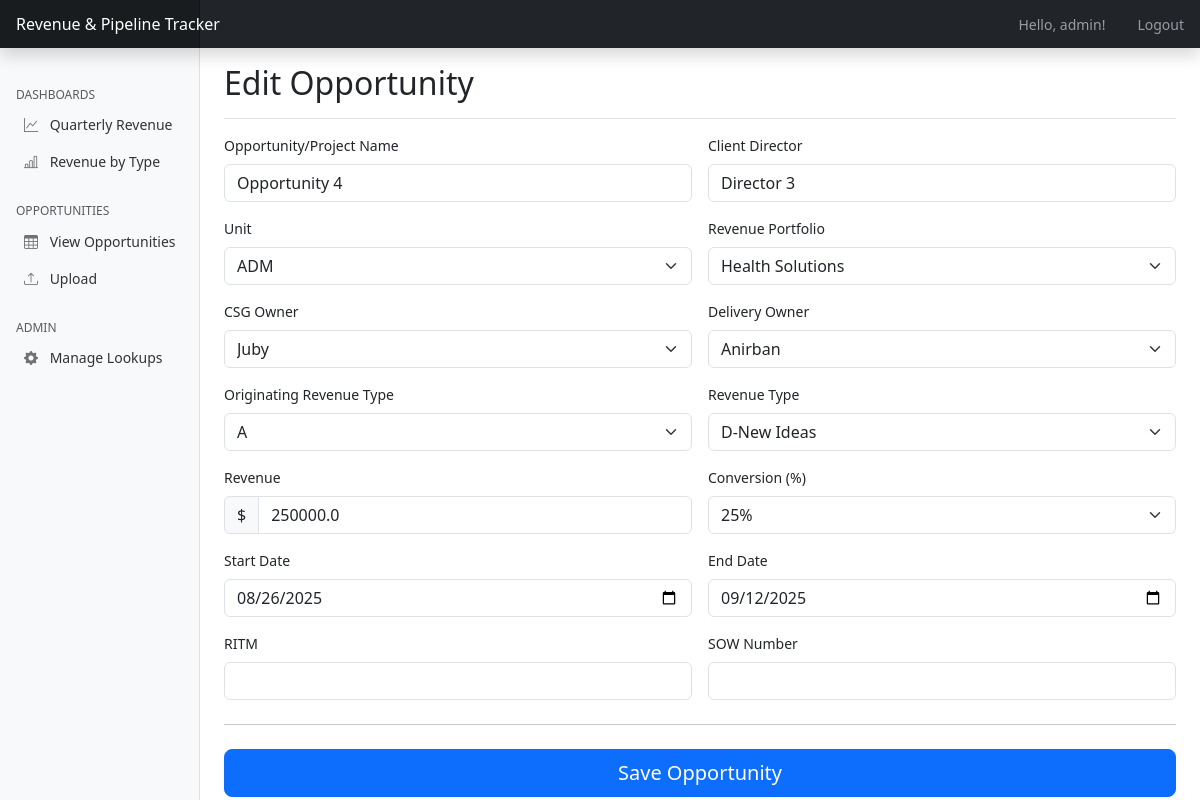
Page /edit/4 (signed in) on the committed database.
### app.py (models this page shows, shortened)
class User(UserMixin, db.Model):
    id = db.Column(db.Integer, primary_key=True)
    username = db.Column(db.String(80), unique=True, nullable=False)
    password_hash = db.Column(db.String(120), nullable=False)
    can_upload = db.Column(db.Boolean, default=False) # New field for upload permission
    is_admin = db.Column(db.Boolean, default=False) # New field for admin permission

class Opportunity(db.Model):
    id = db.Column(db.Integer, primary_key=True)
    project_name = db.Column(db.String(200), nullable=False)
    revenue_portfolio_id = db.Column(db.Integer, db.ForeignKey('revenue_portfolio.id'), nullable=False)
    unit_id = db.Column(db.Integer, db.ForeignKey('unit.id'), nullable=False)
    csg_owner_id = db.Column(db.Integer, db.ForeignKey('csg_owner.id'), nullable=False)
    delivery_owner_id = db.Column(db.Integer, db.ForeignKey('delivery_owner.id'), nullable=False)
    originating_revenue_type_id = db.Column(db.Integer, db.ForeignKey('originating_revenue_type.id'), nullable=False)
    revenue_type_id = db.Column(db.Integer, db.ForeignKey('revenue_type.id'), nullable=False)
    conversion = db.Column(db.Integer, nullable=False) # Percentage
    ritm = db.Column(db.String(100))
    sow_number = db.Column(db.String(100))
    start_date = db.Column(db.Date)
    end_date = db.Column(db.Date)
    revenue = db.Column(db.Float, nullable=False)
    client_director = db.Column(db.String(100))
    revenue_portfolio = db.relationship('RevenuePortfolio', backref=db.backref('opportunities', lazy=True))
    unit = db.relationship('Unit', backref=db.backref('opportunities', lazy=True))
    csg_owner = db.relationship('CSGOwner', backref=db.backref('opportunities', lazy=True))
    delivery_owner = db.relationship('DeliveryOwner', backref=db.backref('opportunities', lazy=True))
    originating_revenue_type = db.relationship('OriginatingRevenueType', backref=db.backref('opportunities', lazy=True))
    revenue_type = db.relationship('RevenueType', backref=db.backref('opportunities', lazy=True))

class Unit(db.Model):
    id = db.Column(db.Integer, primary_key=True)
    name = db.Column(db.String(100), unique=True, nullable=False)

class RevenuePortfolio(db.Model):
    id = db.Column(db.Integer, primary_key=True)
    name = db.Column(db.String(100), unique=True, nullable=False)

class CSGOwner(db.Model):
    id = db.Column(db.Integer, primary_key=True)
    name = db.Column(db.String(100), unique=True, nullable=False)

class DeliveryOwner(db.Model):
    id = db.Column(db.Integer, primary_key=True)
    name = db.Column(db.String(100), unique=True, nullable=False)

class OriginatingRevenueType(db.Model):
    id = db.Column(db.Integer, primary_key=True)
    name = db.Column(db.String(100), unique=True, nullable=False)

class RevenueType(db.Model):
    id = db.Column(db.Integer, primary_key=True)
    name = db.Column(db.String(100), unique=True, nullable=False)

### app.py (the view)
@app.route('/edit/<int:id>', methods=['GET', 'POST'])
@login_required
def edit_opportunity(id):
    opp_to_edit = db.get_or_404(Opportunity, id)
    if request.method == 'POST':
        _populate_opportunity_from_form(opp_to_edit, request.form)
        db.session.commit()
        return redirect(url_for('opportunities'))
    return render_template('form.html', action="Edit", opportunity=opp_to_edit)

### app.py (called while the page is built)
@login_manager.user_loader
def load_user(user_id):
    return User.query.get(int(user_id))

@app.context_processor
def inject_lookup_data():
    return {
        'all_revenue_portfolios': RevenuePortfolio.query.order_by(RevenuePortfolio.name).all(),
        'all_units': Unit.query.order_by(Unit.name).all(),
        'all_csg_owners': CSGOwner.query.order_by(CSGOwner.name).all(),
        'all_delivery_owners': DeliveryOwner.query.order_by(DeliveryOwner.name).all(),
        'all_originating_revenue_types': OriginatingRevenueType.query.order_by(OriginatingRevenueType.name).all(),
        'all_revenue_types': RevenueType.query.order_by(RevenueType.name).all(),
        'current_user': current_user # Make current_user available in all templates
    }

### templates/form.html (shortened to what this page needs)
{% extends 'base.html' %}
{% block content %}
<div class="pt-3 pb-2 mb-3 border-bottom">
    <h1 class="h2">{{ action }} Opportunity</h1>
</div>
<form method="POST">
    <div class="row g-3">
        <div class="col-md-6">
            <label for="project_name" class="form-label">Opportunity/Project Name</label>
            <input type="text" class="form-control" id="project_name" name="project_name" value="{{ opportunity.project_name if opportunity else '' }}" required>
        </div>
        <div class="col-md-6">
            <label for="client_director" class="form-label">Client Director</label>
            <input type="text" class="form-control" id="client_director" name="client_director" value="{{ opportunity.client_director if opportunity else '' }}">
        </div>
        <div class="col-md-6">
            <label for="unit" class="form-label">Unit</label>
            <select class="form-select" id="unit" name="unit" required>
                {% for item in all_units %}
                <option value="{{ item.id }}" {% if opportunity and opportunity.unit_id == item.id %}selected{% endif %}>{{ item.name }}</option>
                {% endfor %}
            </select>
        </div>
        <div class="col-md-6">
            <label for="revenue_portfolio" class="form-label">Revenue Portfolio</label>
            <select class="form-select" id="revenue_portfolio" name="revenue_portfolio" required>
                {% for item in all_revenue_portfolios %}
                <option value="{{ item.id }}" {% if opportunity and opportunity.revenue_portfolio_id == item.id %}selected{% endif %}>{{ item.name }}</option>
                {% endfor %}
            </select>
        </div>
        <div class="col-md-6">
            <label for="csg_owner" class="form-label">CSG Owner</label>
            <select class="form-select" id="csg_owner" name="csg_owner" required>
                {% for item in all_csg_owners %}
                <option value="{{ item.id }}" {% if opportunity and opportunity.csg_owner_id == item.id %}selected{% endif %}>{{ item.name }}</option>
                {% endfor %}
            </select>
        </div>
        <div class="col-md-6">
            <label for="delivery_owner" class="form-label">Delivery Owner</label>
            <select class="form-select" id="delivery_owner" name="delivery_owner" required>
                {% for item in all_delivery_owners %}
                <option value="{{ item.id }}" {% if opportunity and opportunity.delivery_owner_id == item.id %}selected{% endif %}>{{ item.name }}</option>
                {% endfor %}
            </select>
        </div>
        <div class="col-md-6">
            <label for="originating_revenue_type" class="form-label">Originating Revenue Type</label>
            <select class="form-select" id="originating_revenue_type" name="originating_revenue_type" required>
                {% for item in all_originating_revenue_types %}
                <option value="{{ item.id }}" {% if opportunity and opportunity.originating_revenue_type_id == item.id %}selected{% endif %}>{{ item.name }}</option>
                {% endfor %}
            </select>
        </div>
        <div class="col-md-6">
            <label for="revenue_type" class="form-label">Revenue Type</label>
            <select class="form-select" id="revenue_type" name="revenue_type" required>
                {% for item in all_revenue_types %}
                <option value="{{ item.id }}" {% if opportunity and opportunity.revenue_type_id == item.id %}selected{% endif %}>{{ item.name }}</option>
                {% endfor %}
            </select>
        </div>
        <div class="col-md-6">
            <label for="revenue" class="form-label">Revenue</label>
            <div class="input-group">
                <span class="input-group-text">$</span>
                <input type="number" step="0.01" class="form-control" id="revenue" name="revenue" value="{{ opportunity.revenue if opportunity else '' }}" required>
            </div>
        </div>
        <div class="col-md-6">
            <label for="conversion" class="form-label">Conversion (%)</label>
            <select class="form-select" id="conversion" name="conversion" required>
                {% for val in [25, 50, 75, 90, 100] %}
                <option value="{{ val }}" {% if opportunity and opportunity.conversion == val %}selected{% endif %}>{{ val }}%</option>
                {% endfor %}
            </select>
        </div>
        <div class="col-md-6">
            <label for="start_date" class="form-label">Start Date</label>
            <input type="date" class="form-control" id="start_date" name="start_date" value="{{ opportunity.start_date.strftime('%Y-%m-%d') if opportunity and opportunity.start_date else '' }}">
        </div>
        <div class="col-md-6">
            <label for="end_date" class="form-label">End Date</label>
            <input type="date" class="form-control" id="end_date" name="end_date" value="{{ opportunity.end_date.strftime('%Y-%m-%d') if opportunity and opportunity.end_date else '' }}">
        </div>
        <div class="col-md-6">
            <label for="ritm" class="form-label">RITM</label>
            <input type="text" class="form-control" id="ritm" name="ritm" value="{{ opportunity.ritm if opportunity else '' }}">
        </div>
        <div class="col-md-6">
            <label for="sow_number" class="form-label">SOW Number</label>
            <input type="text" class="form-control" id="sow_number" name="sow_number" value="{{ opportunity.sow_number if opportunity else '' }}">
        </div>
    </div>
    <hr class="my-4">
    <button class="w-100 btn btn-primary btn-lg" type="submit">Save Opportunity</button>
</form>
{% endblock %}

### templates/base.html (shortened to what this page needs)
<!doctype html>
<html lang="en">
  <head>
    <link href="https://cdn.jsdelivr.net/npm/bootstrap@5.3.3/dist/css/bootstrap.min.css" rel="stylesheet">
    <link rel="stylesheet" href="https://cdn.jsdelivr.net/npm/bootstrap-icons@1.10.3/font/bootstrap-icons.css">
  </head>
  <body>
    <header class="navbar navbar-dark sticky-top bg-dark flex-md-nowrap p-0 shadow">
      <a class="navbar-brand col-md-3 col-lg-2 me-0 px-3 fs-6" href="{{ url_for('dashboard') }}">Revenue & Pipeline Tracker</a>
      <ul class="navbar-nav flex-row ms-auto">
        {% if current_user.is_authenticated %}
            <li class="nav-item text-nowrap">
                <span class="nav-link px-3">Hello, {{ current_user.username }}!</span>
            </li>
            <li class="nav-item text-nowrap">
                <a class="nav-link px-3" href="{{ url_for('logout') }}">Logout</a>
            </li>
        {% endif %}
      </ul>
    </header>
    <div class="container-fluid">
      <div class="row">
        {% if current_user.is_authenticated %}
        <nav id="sidebarMenu" class="col-md-3 col-lg-2 d-md-block bg-light sidebar collapse">
          <div class="position-sticky pt-3 sidebar-sticky">
            <h6 class="sidebar-heading d-flex justify-content-between align-items-center px-3 mt-4 mb-1 text-muted text-uppercase">
              <span>Dashboards</span>
            </h6>
            <ul class="nav flex-column ms-2">
                <li class="nav-item">
                    <a class="nav-link" href="{{ url_for('dashboard') }}#revenueByUnitChartCard">
                        <i class="bi bi-graph-up"></i>
                        Quarterly Revenue
                    </a>
                </li>
                <li class="nav-item">
                    <a class="nav-link" href="{{ url_for('dashboard') }}#revenueByOriginatingTypeChartCard">
                        <i class="bi bi-bar-chart-line"></i>
                        Revenue by Type
                    </a>
                </li>
            </ul>
            <h6 class="sidebar-heading d-flex justify-content-between align-items-center px-3 mt-4 mb-1 text-muted text-uppercase">
              <span>Opportunities</span>
            </h6>
            <ul class="nav flex-column ms-2">
                <li class="nav-item">
                    <a class="nav-link" href="{{ url_for('opportunities') }}">
                        <i class="bi bi-table"></i>
                        View Opportunities
                    </a>
                </li>
                <li class="nav-item">
                    <a class="nav-link" href="{{ url_for('upload_spreadsheet') }}">
                        <i class="bi bi-upload"></i>
                        Upload
                    </a>
                </li>
            </ul>
            {% if current_user.is_admin %}
            <h6 class="sidebar-heading d-flex justify-content-between align-items-center px-3 mt-4 mb-1 text-muted text-uppercase">
              <span>Admin</span>
            </h6>
            <ul class="nav flex-column ms-2">
                <li class="nav-item">
                    <a class="nav-link" href="{{ url_for('admin_index') }}">
                        <i class="bi bi-gear-fill"></i> Manage Lookups
                    </a>
                </li>
            </ul>
            {% endif %}
          </div>
        </nav>
        {% endif %}
        <main class="{% if current_user.is_authenticated %}col-md-9 ms-sm-auto col-lg-10 px-md-4{% else %}col-12{% endif %}">
            {% block content %}{% endblock %}
        </main>
      </div>
    </div>
  </body>
</html>

### templates/base.html (style rules this page uses)
body { font-size: .875rem; }
.sidebar { position: fixed; top: 0; bottom: 0; left: 0; z-index: 100; padding: 48px 0 0; box-shadow: inset -1px 0 0 rgba(0, 0, 0, .1); }
.sidebar-sticky { position: relative; top: 0; height: calc(100vh - 48px); padding-top: .5rem; overflow-x: hidden; overflow-y: auto; }
.sidebar .nav-link { font-weight: 500; color: #333; }
.sidebar .nav-link .bi { margin-right: 8px; color: #727272; }
.sidebar-heading { font-size: .75rem; }
.navbar-brand { padding-top: .75rem; padding-bottom: .75rem; background-color: rgba(0, 0, 0, .25); box-shadow: inset -1px 0 0 rgba(0, 0, 0, .25); }

### rows in the picture
User: username "admin"
Opportunity: project_name "Opportunity 4", client_director "Director 3", unit "ADM", revenue_portfolio "Health Solutions", csg_owner "Juby", delivery_owner "Anirban", originating_revenue_type "A", revenue_type "D-New Ideas", revenue "250000.0", conversion "25%", start_date "08/26/2025", end_date "09/12/2025"

### other values in the picture
{{ action }} "Edit"
